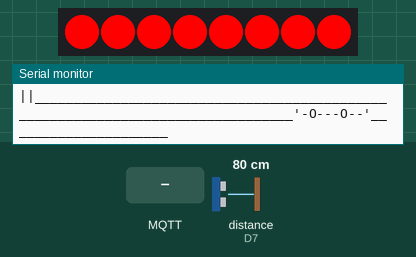
The sketch below on a simulated Arduino Nano 33 IoT. Shown: 8 RGB LEDs in strip order, left to right, the last lines printed to the serial monitor. Wiring (inferred from the names in the program): ultrasonic range finder: trigger D8; echo D7. The test bench sets the inputs (shaded band); at power-on: distance to the obstacle (sensor on D7) 80 cm. The echo pulse lasts 58.3 µs per cm; WiFi joins after 1.5 s; servers stay silent unless stated; random numbers use the default seed unless the sketch sets one; no MQTT or app messages arrive unless stated.

Above: at 9.7 s.
9.8 s: distance to the obstacle (sensor on D7) set to 96 cm
11.3 s: distance to the obstacle (sensor on D7) set to 103 cm
At 13.2 s:
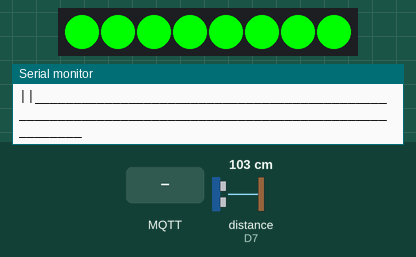
13.6 s: MQTT message "R" arrives on the first subscribed topic
At 14.3 s:
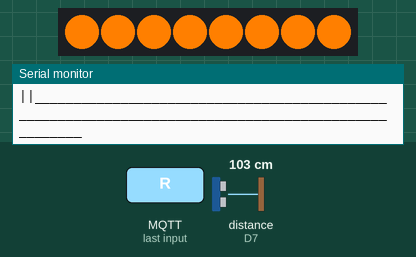
15.3 s: MQTT message "F" arrives on the first subscribed topic
At 16.7 s:
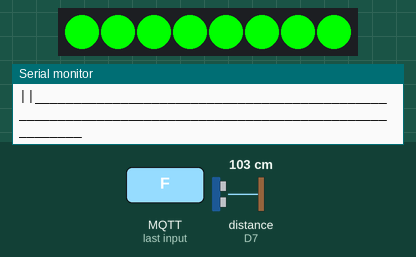
Timing chart, 0 to 18.0 s (numbered marks = the images above; inputs shaded):
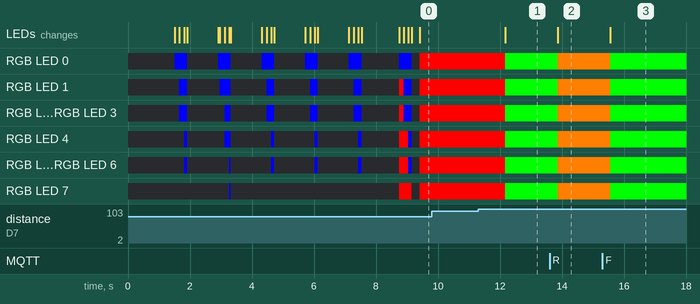

The sketch:

parking_spot_2.ino
```cpp
// LED
#include <Adafruit_NeoPixel.h>
#ifdef __AVR__
#include <avr/power.h>
#endif
// Signal Pin - Im Shield fest verdrahtet
#define PIN 4
// Grundeinstellung (Anzahl der LEDs, usw.)
// Shield mit 40 LEDs, Streifen mit 8 LEDs
Adafruit_NeoPixel strip = Adafruit_NeoPixel(8, PIN, NEO_GRB + NEO_KHZ800);
#define GREEN strip.Color(0, 255, 0)
#define BRIGHT_ORANGE strip.Color(255, 190, 0)
#define ORANGE strip.Color(255, 127, 0)
#define DARK_ORANGE strip.Color(255, 63, 0)
#define RED strip.Color(255, 0, 0)
#define BLUE strip.Color(0, 0, 255)
// Schmitt-Trigger LED
bool green_high = false;
bool bright_orange_high = false;
bool dark_orange_high = false;
bool red_high = false;


// Ultraschall
#define Echo_EingangsPin 7 // Echo Eingangs-Pin
#define Trigger_AusgangsPin 8 // Trigger Ausgangs-Pin
// Benoetigte Variablen werden definiert
int maximumRange = 300;
int minimumRange = 2;
long Abstand;
long Dauer;


// Pretty Printing
byte print_dist = 0;
String car_top = ".-'--`-._";
String car_bottom = "'-O---O--'";
String wall = "||";


// Main Function
#include <SAMDTimerInterrupt.h>
#include <SAMD_ISR_Timer.h>
SAMDTimer ITimer0(TIMER_TC3);
long timer_time = 1;
int time_array[10];
int driving_sum = 0;
unsigned long start_t, stop_t = 0;
enum States {FREE, OCCUPIED, PARKING_IN, PARKING_OUT, RESERVED};
States state = FREE;
long distance = 0;
long dist_array[5];
byte driving = 0;
bool change = true;
States last_state = state;


// MQTT
#include <WiFiNINA.h>                     // Wifi Client Library für Nano 33 IoT Board
#include <PubSubClient.h>                 // MQTT Bibliothek, ggf. über Sketch / Include Librar / Manage Libraries nachinstallieren
char ssid[] = "mico-b-wifi";              //  todo
char pass[] = "Mico-B-Wifi";          // todo
char mqttUserName[] = "MicoBUser";        // Irgendein Nutzer name
char mqttPass[] = "ACEZBT00WA7NHCC5";       // todo, MQTT Api Key, siehe User / My Profile
char readAPIKey[] = "6S86CZG5SZXQMYDK";     // todo, Read API Key, siehe Channel / API Keys
long channelID = 1570228;                  // todo, Numerische Channel Id, Siehe Cannel
int fieldNumber = 1;                      // todo, Field Number
unsigned long lastConnectionTime = 0;
const unsigned long postingInterval = 0.5 * 1000L;  // Post data every 10 seconds
WiFiClient client;                        // Wifi Client
PubSubClient mqttClient(client);          // MQTT Client, an Wifi gebunden


/********** [ LED FUNCTIONS ] ********************************************************************

    3 Functions defined:
    1. void led_connect(color)
      display a (blue) light during WIFI connection for user feedback
    2. void led_const(color)
      constant light to display the states FREE (green), OCCUPIED (RED), RESERVED (orange)
    3. void led_dist(distance)
      display the distance of the car with green to red lights
*/


void led_connect(uint32_t color) {
  for (uint16_t i = 0; i < strip.numPixels(); i++) {
    strip.setPixelColor(i, color);
    strip.show();
    delay(50);
  }
  for (uint16_t i = 0; i < strip.numPixels(); i++) {
    strip.setPixelColor(i, 0);
    strip.show();
  }
}


void led_const(uint32_t color) {
  // constant green light
  for (byte i = 0; i < strip.numPixels(); i++) {
    strip.setPixelColor(i, color);
    strip.show();
  }
}

void led_dist(long dist) {
  strip.setPixelColor(0, GREEN);
  strip.setPixelColor(7, GREEN);
  if (not bright_orange_high and dist <= 90) {        // Schmitt-Trigger to avoid light flickering
    strip.setPixelColor(1, BRIGHT_ORANGE);            //    High____________________
    strip.setPixelColor(6, BRIGHT_ORANGE);            //            \               \
    bright_orange_high = true;                        //             \      10cm     \
  } else if (bright_orange_high and dist <= 100) {    //              \               \
    strip.setPixelColor(1, BRIGHT_ORANGE);            //               \_______________\______Low
    strip.setPixelColor(6, BRIGHT_ORANGE);
  } else {
    strip.setPixelColor(1, 0);
    strip.setPixelColor(6, 0);
    bright_orange_high = false;
  }
  if (not dark_orange_high and dist <= 70) {
    strip.setPixelColor(2, DARK_ORANGE);
    strip.setPixelColor(5, DARK_ORANGE);
    dark_orange_high = true;
  } else if (dark_orange_high and dist <= 80) {
    strip.setPixelColor(2, DARK_ORANGE);
    strip.setPixelColor(5, DARK_ORANGE);
  } else
  {
    strip.setPixelColor(2, 0);
    strip.setPixelColor(5, 0);
    dark_orange_high = true;
  }
  if (not red_high and dist <= 40) {
    strip.setPixelColor(3, RED);
    strip.setPixelColor(4, RED);
    red_high = true;
  } else if (red_high and dist <= 50) {
    strip.setPixelColor(3, RED);
    strip.setPixelColor(4, RED);
  } else {
    strip.setPixelColor(3, 0);
    strip.setPixelColor(4, 0);
    red_high = false;
  }
  if (dist <= 20) {
    for (byte i = 0; i < strip.numPixels(); i++)
      strip.setPixelColor(i, RED);
  }
  strip.show();
}


/********** [ ULTRA SOUND FUNCTIONS ] ************************************************************

   2 functions defined:
   1. int ultra_sound()
    returns the distance to the car in cm
   2. byte motion(distance)
    calculates if the car moves, by comparing the 5 last distance measurements
    - 0 no movement
    - 1 backwards
    - 255 forwards
*/


int ultra_sound() {
  // return distance in cm
  // Abstandsmessung wird mittels des 10us langen Triggersignals gestartet
  digitalWrite(Trigger_AusgangsPin, HIGH);
  delayMicroseconds(10);
  digitalWrite(Trigger_AusgangsPin, LOW);
  // Nun wird am Echo-Eingang gewartet, bis das Signal aktiviert wurde
  // und danach die Zeit gemessen, wie lang es aktiviert bleibt
  Dauer = pulseIn(Echo_EingangsPin, HIGH);
  // Nun wird der Abstand mittels der aufgenommenen Zeit berechnet
  Abstand = Dauer / 58.2;
  // Überprüfung ob gemessener Wert innerhalb der zulässingen Entfernung liegt
  if (Abstand >= maximumRange) {
    // Falls nicht wird eine Fehlermeldung ausgegeben.
    Serial.println("Abstand ausserhalb des Messbereichs");
    Serial.println("-----------------------------------");
  }
  else if ( Abstand <= minimumRange) {
    Serial.println("!!! CRASH !!!");
    Serial.println("-----------------------------------");
  }
  else {
    // Der berechnete Abstand wird in der seriellen Ausgabe ausgegeben
    Serial.print("Der Abstand betraegt:");
    Serial.print(Abstand);
    Serial.println("cm");
    Serial.println("-----------------------------------");
  }
  return Abstand;

}


byte motion(long distance) {
  // shift the distance_array
  if (distance < 100) {
    for (byte i = 4; i > 0; i--)
      dist_array[i] = dist_array[i - 1];
    dist_array[0] = distance;
    if (dist_array[0] > dist_array[1] and dist_array[1] > dist_array[2] and dist_array[1] > dist_array[3]) // every consecutive distance is greater than before
      driving = 1; // car is moving out of the spot
    else if (dist_array[0] < dist_array[1] and dist_array[1] < dist_array[2] and dist_array[1] < dist_array[3]) // every consecutive distance is shorter than before
      driving = -1; // car is moving into the spot
    else
      driving = 0; // car is not moving
  }
  else // the distance measurement is not stable for large distances and will therefore be ignored => no movement
    driving = 0;
  return driving;
}


/********** [TIMER FUNCTIONS ] **********************************************************************

    1 function defined:
    check_time()
      changes the state to FREE or OCCUPIED depending on the motion of the car for the last 10 seconds
*/

void check_time() {
  // shift the time_array
  driving_sum = 0;
  for (byte i = 9; i > 0; i--) {
    time_array[i] = time_array[i - 1];
    driving_sum += time_array[i];
  }
  time_array[0] = driving;
  if (((driving_sum + driving) == 0) and state != RESERVED) { // if there is no movement during the last 10 seconds (see Timer settings) and the car is not reserved:
    if (distance < 100)
      state = OCCUPIED;
    else
      state = FREE;
  }
}


/********** [ MQTT FUNCTIONS ] *******************************************************************

    3 functions defined
    1. void reserve_callback(topic, payload, legngth)
      listens to the state topic and changes the state to RESERVED or FREE; The topic is only published
      when a reservation is requested or the reservation time is up. Reservations are only possible, when
      the current state is FREE.
    2. void reconnect()
      reestablishes the connection if it gets lost
    3. void mqttPublishDistAndState(distance, state)
      publishes the current distance and state
*/


void reserve_callback(char* topic, byte* payload, unsigned int length) {
  Serial.print("Message arrived [");
  Serial.print(topic);
  Serial.print("] ");
  if (payload[0] == 'R') // only need to check the first byte
    state = RESERVED;
  else if (payload[0] == 'F') // only need to check the first byte
    state = FREE;
  Serial.println();
}


void reconnect() {
  // Loop until reconnected.
  while (!mqttClient.connected()) {
    led_connect(BLUE); // LED user feedback
    // Zufällige Client Id aus User Name und Zufallszahl.
    String clientID = String(mqttUserName) + "_" + String( random(), HEX );
    Serial.print("Attempting MQTT connection...");
    //Serial.print("ClientId="); Serial.println(clientID);

    // Connect to the MQTT broker.
    if (mqttClient.connect(clientID.c_str(), mqttUserName, mqttPass)) {
      Serial.print("connected - subscribe to ");
      String topic = "parkingassist/spot01/#";
      Serial.println(topic);
      mqttClient.subscribe(topic.c_str());
    } else {
      Serial.print("failed, rc=");
      // Print reason the connection failed.
      // See https://pubsubclient.knolleary.net/api.html#state for the failure code explanation.
      Serial.print(mqttClient.state());
      Serial.println(" try again in 5 seconds");
      for (byte i = 0; i < 5; i++) {
        led_connect(BLUE); // LED user feedback
        delay(1000); // Warte vor einem neuen Versuch oder einem Zugriff
      }
    }
  }
}


void mqttPublishDistAndState(int dist, States s) {
  //
  String dist_data = String(dist, DEC);
  String state_data = print_state(s, false);

  // Topic anhand der Einstellungen und der Feld Nummer erstellen
  String dist_topic = "parkingassist/spot01/car_distance";
  String state_topic = "parkingassist/spot01/status";

  Serial.print("Publish "); Serial.print(dist_data); Serial.print(" to "); Serial.println(dist_topic);
  Serial.print("Publish "); Serial.print(state_data); Serial.print(" to "); Serial.println(state_topic);

  // Publish. Take care pass C char array instead of the String object
  mqttClient.publish( dist_topic.c_str(), dist_data.c_str() );
  if (state != last_state)
    mqttClient.publish( state_topic.c_str(), state_data.c_str() ); // only publish the state when it changes (communication delay)
  last_state = state;
}


/********** [ PRETTY PRINTING ] ******************************************************************
 *
 *  3 functions defined:
 *  1. String print_state(state, print_out)
 *    returns a string of the current state and prints it to the Serial Monitor if print_out == true
 *  2. void print_distance(distance)
 *    prints the current distance to the Serial Monitor
 *  3. void print_car(distance)
 *    visualization of a small car parking depending on the distance
*/


String print_state(States s, bool print_out) {
  String state_string;
  switch (s) {
    case FREE:
      {
        state_string = "FREE";
      }
      break;
    case OCCUPIED:
      {
        state_string = "OCCUPIED";
      }
      break;
    case PARKING_IN:
      {
        state_string = "PARKING_IN";
      }
      break;
    case PARKING_OUT:
      {
        state_string = "PARKING_OUT";
      }
      break;
    case RESERVED:
      {
        state_string = "RESERVED";
      }
      break;
    default:
      {
        state_string = "ERROR";
      }
  }
  if (print_out) {
    Serial.print("Current State: ");
    Serial.println(state_string);
  }
  return state_string;
}


void print_distance(int distance) {
  if (distance >= maximumRange) {
    // Falls nicht wird eine Fehlermeldung ausgegeben.
    Serial.println("Abstand ausserhalb des Messbereichs");
  }
  else if (distance <= minimumRange) {
    Serial.println("ACHTUNG UNFALL");
  }
  else {
    // Der berechnete Abstand wird in der seriellen Ausgabe ausgegeben
    Serial.print("Der Abstand betraegt:");
    Serial.print(distance);
    Serial.println("cm");
  }
}


void print_car(int distance) {
  if (distance > 100)                                         //   top     ||        .-'--`-._
    print_dist = 100;  // print only up to 100cm (symbols)    //   bottom  ||________'-O---O--'_______
  else
    print_dist = distance;

  // top line
  Serial.print(wall);
  for (byte i = 0; i < print_dist; i++)
    Serial.print(" ");
  if (distance < 100) {
    Serial.print(car_top);
    for (byte i = 0; i < 100 - print_dist; i ++)
      Serial.print(" ");
  }
  Serial.println("");

  // bottom line
  Serial.print(wall);
  for (byte i = 0; i < print_dist; i++)
    Serial.print("_");
  if (distance < 100) {
    Serial.print(car_bottom);
    for (byte i = 0; i <= 100 - print_dist; i ++)
      Serial.print("_");
  }
  Serial.println("");
}


/********** [ SETUP ] ****************************************************************************/


void setup() {

  // Serial port
  Serial.begin(9600);
  while (!Serial) {
    ; // wait for serial port to connect. Needed for native USB port only
  }

  // Ultrasound
  pinMode(Trigger_AusgangsPin, OUTPUT);
  pinMode(Echo_EingangsPin, INPUT);

  // LED
  strip.begin();
  strip.show(); // Alle LEDs initialisieren

  // initialize the state
  distance = ultra_sound();
  if (distance < 100)
    state = OCCUPIED;

  // Timer
  if (ITimer0.attachInterruptInterval(timer_time * 1000000, check_time))
    Serial.println("Starting  ITimer0 OK, millis() = " + String(millis()));
  else
    Serial.println("Can't set ITimer0. Select another freq. or timer");

  // MQTT
  int status_wifi = WL_IDLE_STATUS;  // Initialisiere für folgende Schleife
  // Attempt to connect to Wi-Fi network.
  while (status_wifi != WL_CONNECTED)
  {
    Serial.println("Try WiFi connection ...");
    status_wifi = WiFi.begin(ssid, pass); // Connect to WPA/WPA2 Wi-Fi network.
    for (byte i = 0; i < 5; i++) {
      led_connect(BLUE);
      delay(1000); // Warte vor einem neuen Versuch oder einem Zugriff
    }
  }
  Serial.println("Connected to wifi");
  mqttClient.setServer("192.168.0.119", 11883);   // Set the MQTT broker details.
  mqttClient.setCallback(reserve_callback); // Callback Funktion registrieren ... ganz unten ...
}


/********** [ MAIN ] *****************************************************************************/


void loop() {
  // put your main code here, to run repeatedly:
  distance = ultra_sound();
  driving = motion(distance);
  print_state(state, true);
  print_distance(distance);
  print_car(distance);

  delay(200);

  switch (state) {   // state machine
    case FREE:
      led_const(GREEN);
      if (driving == 255) { // parking in
        for (byte i = 0; i < 10; i++) time_array[i] = 255; // Timer has an empty array and would immediatly (for one cycle) set to occupied because ofdistance
        state = PARKING_IN;  // change state
      }
      break;
    case PARKING_IN:
      led_dist(distance);  // state change through Timer
      break;
    case PARKING_OUT:      // state change through Timer
      led_dist(distance);
      break;
    case OCCUPIED:
      led_const(RED);
      if (driving == 1) {
        for (byte i = 0; i < 10; i++) time_array[i] = 1;  // to avoid the timer from instantly changing the state
        state = PARKING_OUT;
      }
      if (driving == 255) {
        for (byte i = 0; i < 10; i++) time_array[i] = 255;  // to avoid the timer from instantly changing the state
        state = PARKING_IN;
      }
      break;
    case RESERVED:
      led_const(ORANGE);
      if (driving == 255) { // parking in
        for (byte i = 0; i < 10; i++) time_array[i] = 255;  // to avoid the timer from instantly changing the state
        state = PARKING_IN;  // change state
      }
      break;
  }
  if (!mqttClient.connected())
  {
    reconnect();
  }
  mqttClient.loop();
  mqttPublishDistAndState((int) distance, state);
}
```

Measured:
- the behaviour switches between 99 and 100 cm on distance to the obstacle (sensor on D7) (found by bisection; images 0 and 1)
- after the input at 11.3 s, RGB LED 0–7: RGB(255, 0, 0) → RGB(0, 255, 0) after 0.86 s; the LEDs: change after 0.86 s (image 1)
- after the input at 13.6 s, RGB LED 0–7: RGB(0, 255, 0) → RGB(255, 127, 0) after 0.26 s; the LEDs: change after 0.26 s (image 2)
- after the input at 15.3 s, RGB LED 0–7: RGB(255, 127, 0) → RGB(0, 255, 0) after 0.26 s; the LEDs: change after 0.26 s (image 3)
